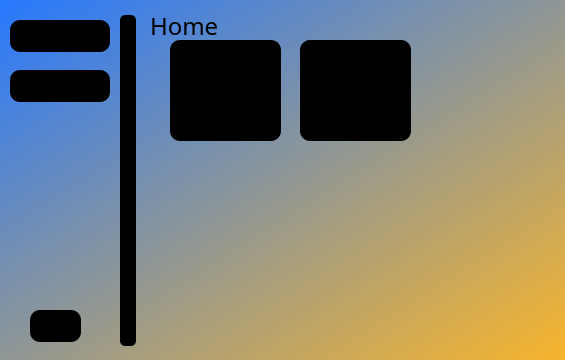
<?xml version="1.0" encoding="UTF-8"?>
<ui version="4.0">
 <class>Dialog</class>
 <widget class="QDialog" name="Dialog">
  <property name="geometry">
   <rect>
    <x>0</x>
    <y>0</y>
    <width>565</width>
    <height>360</height>
   </rect>
  </property>
  <property name="font">
   <font>
    <family>Cascadia Code</family>
   </font>
  </property>
  <property name="windowTitle">
   <string>New_App</string>
  </property>
  <property name="styleSheet">
   <string notr="true">background-color:qlineargradient(spread:pad, x1:0, y1:0, x2:1, y2:1, stop:0 rgba(39, 121, 255, 255), stop:1 rgba(248, 181, 44, 255))</string>
  </property>
  <widget class="QPushButton" name="Home">
   <property name="geometry">
    <rect>
     <x>10</x>
     <y>20</y>
     <width>100</width>
     <height>32</height>
    </rect>
   </property>
   <property name="styleSheet">
    <string notr="true">QPushButton{
	background-color: black;
	border: none;
	border-radius: 10px
}
QPushButton:hover{
	background-color: rgb(41, 41, 41);
	border: none;
	border-radius: 10px
}</string>
   </property>
   <property name="text">
    <string>Home</string>
   </property>
  </widget>
  <widget class="QLabel" name="label">
   <property name="geometry">
    <rect>
     <x>120</x>
     <y>15</y>
     <width>16</width>
     <height>331</height>
    </rect>
   </property>
   <property name="styleSheet">
    <string notr="true">background-color: black;
border-radius:5px
</string>
   </property>
   <property name="text">
    <string/>
   </property>
  </widget>
  <widget class="QPushButton" name="song_dist">
   <property name="geometry">
    <rect>
     <x>170</x>
     <y>40</y>
     <width>111</width>
     <height>101</height>
    </rect>
   </property>
   <property name="styleSheet">
    <string notr="true">QPushButton{
	background-color: black;
	border: none;
	border-radius: 10px
}
QPushButton:hover{
	background-color: rgb(41, 41, 41);
	border: none;
	border-radius: 10px
}</string>
   </property>
   <property name="text">
    <string>Song Distributers</string>
   </property>
  </widget>
  <widget class="QPushButton" name="make_song">
   <property name="geometry">
    <rect>
     <x>300</x>
     <y>40</y>
     <width>111</width>
     <height>101</height>
    </rect>
   </property>
   <property name="styleSheet">
    <string notr="true">QPushButton{
	background-color: black;
	border: none;
	border-radius: 10px
}
QPushButton:hover{
	background-color: rgb(41, 41, 41);
	border: none;
	border-radius: 10px
}
</string>
   </property>
   <property name="text">
    <string>Make songs</string>
   </property>
  </widget>
  <widget class="QPushButton" name="Settings">
   <property name="geometry">
    <rect>
     <x>30</x>
     <y>310</y>
     <width>51</width>
     <height>32</height>
    </rect>
   </property>
   <property name="styleSheet">
    <string notr="true">QPushButton{
	background-color: black;
	border: none;
	border-radius: 10px
}
QPushButton:hover{
	background-color: rgb(41, 41, 41);
	border: none;
	border-radius: 10px
}</string>
   </property>
   <property name="text">
    <string/>
   </property>
   <property name="icon">
    <iconset>
     <normaloff>../Images/setting.png</normaloff>../Images/setting.png</iconset>
   </property>
  </widget>
  <widget class="QPushButton" name="listtomus">
   <property name="geometry">
    <rect>
     <x>10</x>
     <y>70</y>
     <width>100</width>
     <height>32</height>
    </rect>
   </property>
   <property name="styleSheet">
    <string notr="true">QPushButton{
	background-color: black;
	border: none;
	border-radius: 10px
}
QPushButton:hover{
	background-color: rgb(41, 41, 41);
	border: none;
	border-radius: 10px
}</string>
   </property>
   <property name="text">
    <string>Listen to music</string>
   </property>
  </widget>
  <widget class="QLabel" name="label_3">
   <property name="geometry">
    <rect>
     <x>150</x>
     <y>10</y>
     <width>81</width>
     <height>31</height>
    </rect>
   </property>
   <property name="font">
    <font>
     <family>Cascadia Code</family>
     <pointsize>18</pointsize>
    </font>
   </property>
   <property name="styleSheet">
    <string notr="true">background-color: none;
color: black;</string>
   </property>
   <property name="text">
    <string>Home</string>
   </property>
  </widget>
 </widget>
 <resources/>
 <connections/>
</ui>
